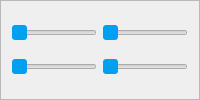
                         <widget class="QFrame" name="frame_22">
                          <property name="minimumSize">
                           <size>
                            <width>0</width>
                            <height>100</height>
                           </size>
                          </property>
                          <property name="frameShape">
                           <enum>QFrame::StyledPanel</enum>
                          </property>
                          <property name="frameShadow">
                           <enum>QFrame::Raised</enum>
                          </property>
                          <layout class="QGridLayout" name="gridLayout_15">
                           <item row="2" column="0">
                            <widget class="QSlider" name="horizontalSlider_w">
                             <property name="styleSheet">
                              <string notr="true">QSlider::handle:horizontal {
	background-color: rgb(0, 160, 240);
    width: 12px;
    border-radius: 3px;
}</string>
                             </property>
                             <property name="minimum">
                              <number>100</number>
                             </property>
                             <property name="maximum">
                              <number>1280</number>
                             </property>
                             <property name="orientation">
                              <enum>Qt::Horizontal</enum>
                             </property>
                            </widget>
                           </item>
                           <item row="2" column="1">
                            <widget class="QSlider" name="horizontalSlider_h">
                             <property name="styleSheet">
                              <string notr="true">QSlider::handle:horizontal {
	background-color: rgb(0, 160, 240);
    width: 12px;
    border-radius: 3px;
}</string>
                             </property>
                             <property name="minimum">
                              <number>100</number>
                             </property>
                             <property name="maximum">
                              <number>720</number>
                             </property>
                             <property name="orientation">
                              <enum>Qt::Horizontal</enum>
                             </property>
                            </widget>
                           </item>
                           <item row="1" column="0">
                            <widget class="QSlider" name="horizontalSlider_x">
                             <property name="styleSheet">
                              <string notr="true">QSlider::handle:horizontal {
	background-color: rgb(0, 160, 240);
    width: 12px;
    border-radius: 3px;
}</string>
                             </property>
                             <property name="maximum">
                              <number>1280</number>
                             </property>
                             <property name="orientation">
                              <enum>Qt::Horizontal</enum>
                             </property>
                            </widget>
                           </item>
                           <item row="1" column="1">
                            <widget class="QSlider" name="horizontalSlider_y">
                             <property name="styleSheet">
                              <string notr="true">QSlider::handle:horizontal {
	background-color: rgb(0, 160, 240);
    width: 12px;
    border-radius: 3px;
}</string>
                             </property>
                             <property name="maximum">
                              <number>720</number>
                             </property>
                             <property name="orientation">
                              <enum>Qt::Horizontal</enum>
                             </property>
                            </widget>
                           </item>
                          </layout>
                         </widget>
